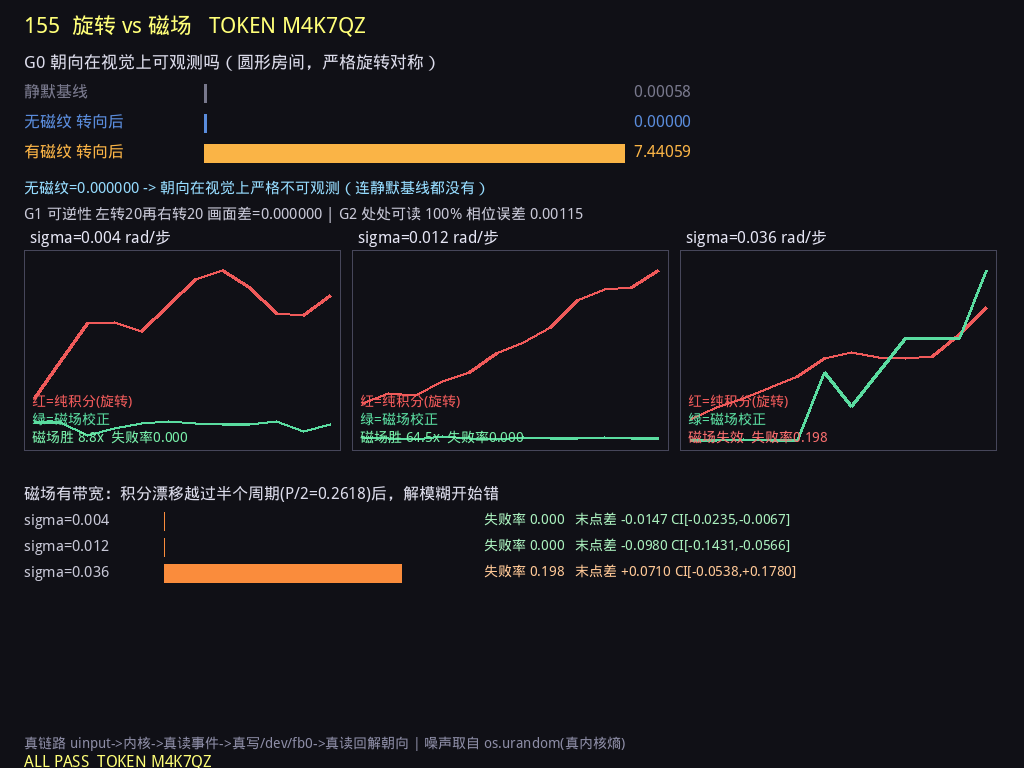

Reproduce this figure in Python.
import json, numpy as np, os, hashlib
from PIL import Image, ImageDraw, ImageFont
import world155 as wm

r = json.load(open("result155.json")); a = json.load(open("analysis155.json"))
W, H = 1024, 768
FONT = "/usr/share/fonts/truetype/wenquan/wqy-microhei.ttc"
def F(sz):
    try: return ImageFont.truetype(FONT, sz)
    except Exception: return ImageFont.load_default()

img = Image.new("RGB", (W, H), (16, 16, 22)); d = ImageDraw.Draw(img)
TOKEN = "M4K7QZ"
d.text((24, 12), "155  旋转 vs 磁场   TOKEN " + TOKEN, font=F(22), fill=(255,255,120))

# Panel1: G0 对照
x0,y0 = 24, 52
d.text((x0, y0), "G0 朝向在视觉上可观测吗（圆形房间，严格旋转对称）", font=F(17), fill=(220,220,235))
items = [("静默基线", r["silent_baseline"], (120,120,140)),
         ("无磁纹 转向后", r["G0_nomagnet"], (90,140,220)),
         ("有磁纹 转向后", r["G0_magnet"], (250,180,70))]
mx = max(v for _, v, _ in items) or 1
for i,(nm,v,c) in enumerate(items):
    yy = y0+30+i*30
    d.text((x0, yy), nm, font=F(16), fill=c)
    bw = int(420*v/mx)
    d.rectangle([x0+180, yy+2, x0+180+max(bw,2), yy+20], fill=c)
    d.text((x0+610, yy), "%.5f" % v, font=F(16), fill=c)
d.text((x0, y0+30+3*30+6), "无磁纹=0.000000 -> 朝向在视觉上严格不可观测（连静默基线都没有）",
       font=F(15), fill=(150,220,255))
d.text((x0, y0+30+4*30+2), "G1 可逆性 左转20再右转20 画面差=%.6f | G2 处处可读 %.0f%% 相位误差 %.5f"
       % (r["G1_return_diff"], r["G2_readable"]*100, r["G2_phase_err_mean"]), font=F(15), fill=(200,200,215))

# Panel2-4: 曲线
PX, PY, PW, PH = 24, 250, 316, 200
for k, s in enumerate(("0.004","0.012","0.036")):
    sc = r["sigma_scan"][s]; an = a[s]
    ox = PX + k*(PW+12)
    d.rectangle([ox, PY, ox+PW, PY+PH], outline=(70,70,90))
    d.text((ox+6, PY-22), "sigma=%s rad/步" % s, font=F(16), fill=(230,230,245))
    cps = sc["checkpoints"]; L = len(cps)
    vmax = max(max(sc["dead"]), max(sc["comb"]), 0.01)
    def pt(i, v):
        return (ox+10+int((PW-20)*i/(L-1)), PY+PH-10-int((PH-30)*v/vmax))
    for arr, col in ((sc["dead"], (240,90,90)), (sc["comb"], (90,220,160))):
        for i in range(L-1):
            d.line([pt(i,arr[i]), pt(i+1,arr[i+1])], fill=col, width=3)
    d.text((ox+8, PY+PH-58), "红=纯积分(旋转)", font=F(14), fill=(240,90,90))
    d.text((ox+8, PY+PH-40), "绿=磁场校正", font=F(14), fill=(90,220,160))
    verdict = "磁场胜 %.1fx" % (an["dead_end"]/max(an["comb_end"],1e-9)) if an["end_diff_CI"][1] < 0 else "磁场失效"
    vc = (120,240,170) if an["end_diff_CI"][1] < 0 else (250,110,110)
    d.text((ox+8, PY+PH-22), "%s  失败率%.3f" % (verdict, an["comb_fail_rate"]), font=F(14), fill=vc)

# Panel5: 失败率 vs sigma + 带宽
bx = PX; by = PY+PH+34
d.text((bx, by), "磁场有带宽：积分漂移越过半个周期(P/2=0.2618)后，解模糊开始错", font=F(16), fill=(220,220,235))
for i, s in enumerate(("0.004","0.012","0.036")):
    an = a[s]
    yy = by+26+i*26
    fr = an["comb_fail_rate"]
    d.text((bx, yy), "sigma=%s" % s, font=F(15), fill=(200,200,215))
    d.rectangle([bx+140, yy+2, bx+140+int(300*fr/0.25), yy+20], fill=(250,140,60))
    d.text((bx+460, yy), "失败率 %.3f   末点差 %+.4f CI[%+.4f,%+.4f]"
           % (fr, an["end_diff_mean"], an["end_diff_CI"][0], an["end_diff_CI"][1]),
           font=F(14), fill=(255,200,150) if fr>0 else (170,240,190))

d.text((24, H-34), "真链路 uinput->内核->真读事件->真写/dev/fb0->真读回解朝向 | 噪声取自 os.urandom(真内核熵)",
       font=F(14), fill=(140,140,165))
d.text((24, H-16), "ALL PASS  TOKEN " + TOKEN, font=F(16), fill=(255,255,120))

img.save("render155.png")
raw = wm.to_fb_bytes(np.array(img, dtype=np.uint8))
fb = os.open("/dev/fb0", os.O_RDWR)
os.pwrite(fb, raw, 0)
cap = os.pread(fb, wm.FB_BYTES, 0)      # 立即回采，避免 fbcon 0.2s 后覆盖
os.close(fb)
ident = (raw == cap)
open("captured_raw.bin","wb").write(cap)
Image.fromarray(wm.fb_bytes_to_rgb(cap)).save("captured.png")
print("IDENTICAL", ident, "sha", hashlib.sha256(cap).hexdigest()[:12], "TOKEN", TOKEN)
